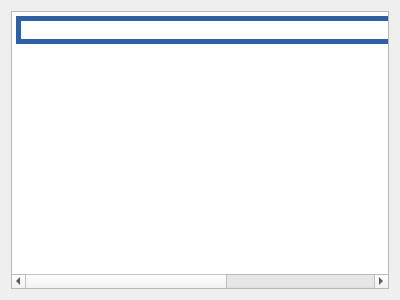
<?xml version="1.0" encoding="UTF-8"?>
<ui version="4.0">
 <class>Frm_Hlp</class>
 <widget class="QWidget" name="Frm_Hlp">
  <property name="geometry">
   <rect>
    <x>0</x>
    <y>0</y>
    <width>400</width>
    <height>300</height>
   </rect>
  </property>
  <property name="windowTitle">
   <string>Form</string>
  </property>
  <layout class="QHBoxLayout" name="horizontalLayout">
   <item>
    <widget class="QTextEdit" name="teHlp">
     <property name="html">
      <string>&lt;!DOCTYPE HTML PUBLIC &quot;-//W3C//DTD HTML 4.0//EN&quot; &quot;http://www.w3.org/TR/REC-html40/strict.dtd&quot;&gt;
&lt;html&gt;&lt;head&gt;&lt;meta name=&quot;qrichtext&quot; content=&quot;1&quot; /&gt;&lt;style type=&quot;text/css&quot;&gt;
p, li { white-space: pre-wrap; }
&lt;/style&gt;&lt;/head&gt;&lt;body style=&quot; font-family:'Ubuntu'; font-size:11pt; font-weight:400; font-style:normal;&quot;&gt;
&lt;table border=&quot;0&quot; style=&quot; margin-top:0px; margin-bottom:0px; margin-left:0px; margin-right:0px;&quot; align=&quot;center&quot; width=&quot;634&quot; cellspacing=&quot;5&quot; cellpadding=&quot;0&quot; bgcolor=&quot;#2f60a2&quot;&gt;
&lt;tr&gt;
&lt;td bgcolor=&quot;#ffffff&quot;&gt;
&lt;p style=&quot; margin-top:0px; margin-bottom:0px; margin-left:0px; margin-right:0px; -qt-block-indent:0; text-indent:0px;&quot;&gt;&lt;img src=&quot;:/Res/image/about_banner.png&quot; /&gt;&lt;/p&gt;&lt;/td&gt;&lt;/tr&gt;&lt;/table&gt;
&lt;table border=&quot;0&quot; style=&quot; margin-top:0px; margin-bottom:0px; margin-left:0px; margin-right:0px;&quot; align=&quot;center&quot; width=&quot;644&quot; cellspacing=&quot;0&quot; cellpadding=&quot;0&quot;&gt;
&lt;tr&gt;
&lt;td width=&quot;644&quot;&gt;
&lt;p style=&quot; margin-top:0px; margin-bottom:0px; margin-left:0px; margin-right:0px; -qt-block-indent:0; text-indent:0px;&quot;&gt;&lt;a href=&quot;http://www.oribest.com.cn/index.php&quot;&gt;&lt;span style=&quot; font-family:'����'; font-size:9pt; text-decoration: underline; color:#ffffff;&quot;&gt;首 页&lt;/span&gt;&lt;/a&gt;&lt;span style=&quot; font-family:'����'; font-size:9pt; color:#ffffff;&quot;&gt; &amp;gt; 伺服驱动事业部&lt;/span&gt;&lt;/p&gt;&lt;/td&gt;&lt;/tr&gt;&lt;/table&gt;
&lt;table border=&quot;0&quot; style=&quot; margin-top:0px; margin-bottom:0px; margin-left:0px; margin-right:0px;&quot; align=&quot;center&quot; width=&quot;645&quot; cellspacing=&quot;0&quot; cellpadding=&quot;0&quot;&gt;
&lt;tr&gt;
&lt;td background=&quot;./宁波韵升股份有限公司_files/line_bg.gif&quot;&gt;&lt;/td&gt;&lt;/tr&gt;&lt;/table&gt;
&lt;table border=&quot;0&quot; style=&quot; margin-top:0px; margin-bottom:0px; margin-left:0px; margin-right:0px;&quot; align=&quot;center&quot; width=&quot;642&quot; cellspacing=&quot;0&quot; cellpadding=&quot;0&quot;&gt;
&lt;tr&gt;
&lt;td width=&quot;620&quot; style=&quot; vertical-align:top;&quot;&gt;
&lt;p style=&quot; margin-top:0px; margin-bottom:0px; margin-left:0px; margin-right:0px; -qt-block-indent:0; text-indent:0px;&quot;&gt;&lt;span style=&quot; font-family:'����'; font-size:9pt; color:#ffffff;&quot;&gt;    宁波韵升股份有限公司下设的伺服驱动事业部，拥有一大批潜心研究伺服技术的博士、硕士等中高级技术人才，他们传承韵升企业文化的基因，肩负“立足新材料、新能源与机电一体化产业，致力于发展节能高效的绿色产品”的企业使命，本着为客户“讲信誉、重服务、创价值”的理念，经过多年的技术研发和技术积累，伺服技术已处于国内领先水平。伺服驱动事业部凭借先进的生产工艺设备、科学的工艺流程和全面的质量管理体系，批量生产的“ORIBEST 欧倍达”伺服驱动器及其电机系列产品，以高性价比、高品质和高可靠性来满足广大客户对伺服驱动产品的需求。&lt;/span&gt;&lt;/p&gt;&lt;/td&gt;&lt;/tr&gt;&lt;/table&gt;&lt;/body&gt;&lt;/html&gt;</string>
     </property>
    </widget>
   </item>
  </layout>
 </widget>
 <resources/>
 <connections/>
</ui>
